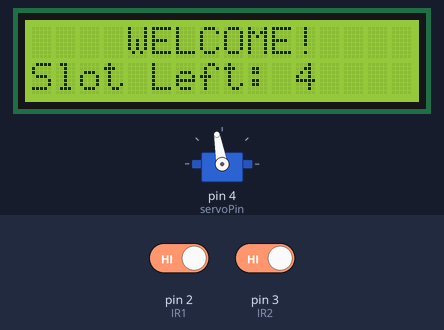
The sketch below on a simulated Arduino Uno, built with avr-gcc and run on an emulated ATmega328P. Shown: 16×2 character LCD, servo. The inputs (shaded band) are chosen by the test bench; at power-on: pin 2 (IR1) HIGH, pin 3 (IR2) HIGH. What the sketch prints to the serial monitor is not drawn.

Above: at 3.2 s.
3.3 s: pin 2 (IR1) driven LOW
At 4.9 s:
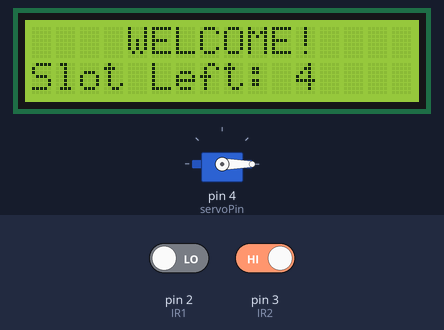
6.4 s: pin 3 (IR2) driven LOW
9.5 s: pin 3 (IR2) driven HIGH
At 12.5 s:
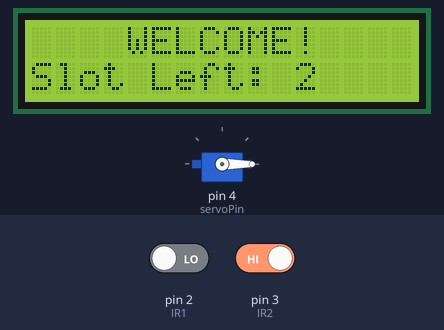
12.6 s: pin 2 (IR1) driven HIGH
At 14.8 s:
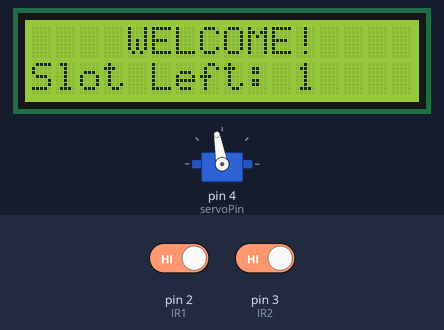
15.7 s: pin 2 (IR1) driven LOW
At 18.7 s:
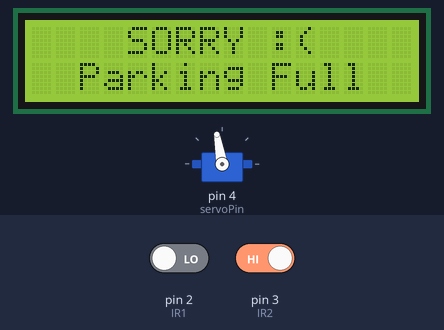
18.8 s: pin 3 (IR2) driven LOW
At 22.2 s:
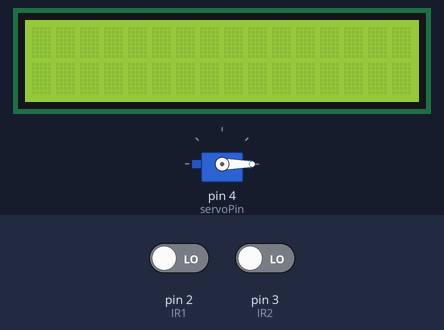
Timing chart, 0 to 22.9 s (numbered marks = the images above; inputs shaded):
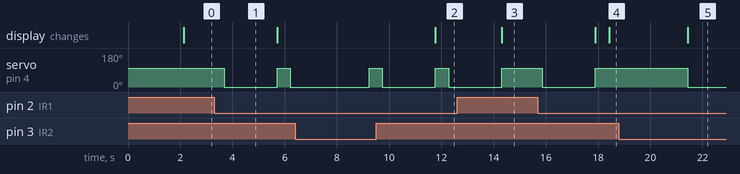

Measured:
- after the input at 3.3 s, servo on pin 4 (servoPin): 100° → 0° after 0.39 s, → 100° 2.0 s later, → 0° 0.50 s later
- after the input at 9.5 s, the display: changes after 2.3 s (image 2)
- after the input at 12.6 s, servo on pin 4 (servoPin): goes on until 14.3 s, then stays 100°
- after the input at 15.7 s, servo on pin 4 (servoPin): 100° → 0° after 0.16 s, → 100° 2.0 s later; the display: first changes after 2.2 s (image 4 shows a later state)
- after the input at 18.8 s, servo on pin 4 (servoPin): 100° → 0° after 2.6 s; the display: changes after 2.6 s (image 5)

The sketch:

smart-parking.ino
```cpp
// Created by Simple Circuits

#include <Wire.h>
#include <LiquidCrystal_I2C.h>
#include <Servo.h>

LiquidCrystal_I2C lcd(0x27, 16, 2);
Servo myservo;

int IR1 = 2;
int IR2 = 3;
int servoPin = 4;  // Using pin 4 for the servo
int Slot = 4;      // Total parking slots (max 4)
int flag1 = 0;
int flag2 = 0;

void setup() {
    Serial.begin(9600);
    lcd.init(); // Initialize the LCD
    lcd.backlight(); // Turn on the backlight

    pinMode(IR1, INPUT);
    pinMode(IR2, INPUT);

    myservo.attach(servoPin);
    myservo.write(100);  // Set initial servo position

    lcd.setCursor(0, 0);
    lcd.print("     ARDUINO    ");
    lcd.setCursor(0, 1);
    lcd.print(" PARKING SYSTEM ");
    delay(2000);
    lcd.clear();
}

void loop() {
    // Car entering
    if (digitalRead(IR1) == LOW && flag1 == 0) {
        if (Slot > 0) {  // Only decrease if slots are available
            flag1 = 1;
            myservo.write(0);
            delay(1000);
            Slot--;
            Serial.println("Car Entered. Slots left: " + String(Slot));
        } else {
            lcd.setCursor(0, 0);
            lcd.print("    SORRY :(    ");
            lcd.setCursor(0, 1);
            lcd.print("  Parking Full  ");
            delay(3000);
            lcd.clear();
        }
    }

    // Car exiting
    if (digitalRead(IR2) == LOW && flag2 == 0) {
        if (Slot < 4) {  // Prevent exceeding 4 slots
            flag2 = 1;
            myservo.write(0);
            delay(1000);
            Slot++;
            Serial.println("Car Exited. Slots left: " + String(Slot));
        }
    }

    // Close gate when both flags are set
    if (flag1 == 1 || flag2 == 1) {
        delay(1000);
        myservo.write(100);  // Close gate
        flag1 = 0;
        flag2 = 0;
    }

    // Display available slots
    lcd.setCursor(0, 0);
    lcd.print("    WELCOME!    ");
    lcd.setCursor(0, 1);
    lcd.print("Slot Left: ");
    lcd.print(Slot);
    lcd.print("  "); // Clears extra digits if slot count changes

    delay(500);
}
```
